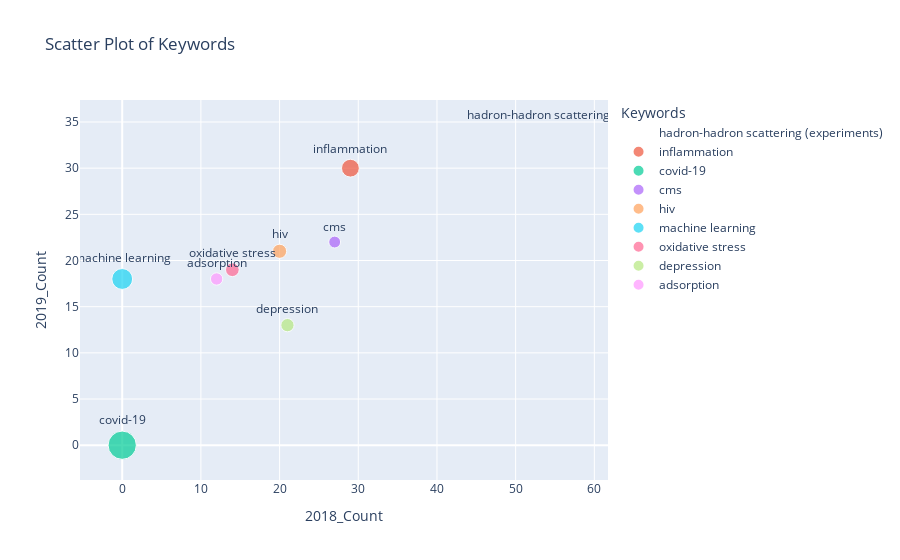

Notebook code for this chart:
### Code cell
fig = px.scatter(merge2, x='2018_Count', y='2019_Count', size='2023_Count', 
                 color='Keywords', text='Keywords', title='Scatter Plot of Keywords')
fig.update_traces(textposition='top center')
fig.show()

### Figure 1 — Plotly figure (JSON) as saved in the notebook; plotly's stock layout.template omitted (floating-point values rounded to 4 significant figures)
{"data": [{"hovertemplate": "Keywords=%{text}<br>2018_Count=%{x}<br>2019_Count=%{y}<br>2023_Count=%{marker.size}<extra></extra>", "legendgroup": "hadron-hadron scattering (experiments)", "marker": {"color": "#636efa", "size": [0], "sizemode": "area", "sizeref": 0.17, "symbol": "circle"}, "mode": "markers+text", "name": "hadron-hadron scattering (experiments)", "orientation": "v", "showlegend": true, "text": ["hadron-hadron scattering (experiments)"], "textposition": "top center", "type": "scatter", "x": [58], "xaxis": "x", "y": [35], "yaxis": "y"}, {"hovertemplate": "Keywords=%{text}<br>2018_Count=%{x}<br>2019_Count=%{y}<br>2023_Count=%{marker.size}<extra></extra>", "legendgroup": "inflammation", "marker": {"color": "#EF553B", "size": [27], "sizemode": "area", "sizeref": 0.17, "symbol": "circle"}, "mode": "markers+text", "name": "inflammation", "orientation": "v", "showlegend": true, "text": ["inflammation"], "textposition": "top center", "type": "scatter", "x": [29], "xaxis": "x", "y": [30], "yaxis": "y"}, {"hovertemplate": "Keywords=%{text}<br>2018_Count=%{x}<br>2019_Count=%{y}<br>2023_Count=%{marker.size}<extra></extra>", "legendgroup": "covid-19", "marker": {"color": "#00cc96", "size": [68], "sizemode": "area", "sizeref": 0.17, "symbol": "circle"}, "mode": "markers+text", "name": "covid-19", "orientation": "v", "showlegend": true, "text": ["covid-19"], "textposition": "top center", "type": "scatter", "x": [0], "xaxis": "x", "y": [0], "yaxis": "y"}, {"hovertemplate": "Keywords=%{text}<br>2018_Count=%{x}<br>2019_Count=%{y}<br>2023_Count=%{marker.size}<extra></extra>", "legendgroup": "cms", "marker": {"color": "#ab63fa", "size": [12], "sizemode": "area", "sizeref": 0.17, "symbol": "circle"}, "mode": "markers+text", "name": "cms", "orientation": "v", "showlegend": true, "text": ["cms"], "textposition": "top center", "type": "scatter", "x": [27], "xaxis": "x", "y": [22], "yaxis": "y"}, {"hovertemplate": "Keywords=%{text}<br>2018_Count=%{x}<br>2019_Count=%{y}<br>2023_Count=%{marker.size}<extra></extra>", "legendgroup": "hiv", "marker": {"color": "#FFA15A", "size": [17], "sizemode": "area", "sizeref": 0.17, "symbol": "circle"}, "mode": "markers+text", "name": "hiv", "orientation": "v", "showlegend": true, "text": ["hiv"], "textposition": "top center", "type": "scatter", "x": [20], "xaxis": "x", "y": [21], "yaxis": "y"}, {"hovertemplate": "Keywords=%{text}<br>2018_Count=%{x}<br>2019_Count=%{y}<br>2023_Count=%{marker.size}<extra></extra>", "legendgroup": "machine learning", "marker": {"color": "#19d3f3", "size": [37], "sizemode": "area", "sizeref": 0.17, "symbol": "circle"}, "mode": "markers+text", "name": "machine learning", "orientation": "v", "showlegend": true, "text": ["machine learning"], "textposition": "top center", "type": "scatter", "x": [0], "xaxis": "x", "y": [18], "yaxis": "y"}, {"hovertemplate": "Keywords=%{text}<br>2018_Count=%{x}<br>2019_Count=%{y}<br>2023_Count=%{marker.size}<extra></extra>", "legendgroup": "oxidative stress", "marker": {"color": "#FF6692", "size": [16], "sizemode": "area", "sizeref": 0.17, "symbol": "circle"}, "mode": "markers+text", "name": "oxidative stress", "orientation": "v", "showlegend": true, "text": ["oxidative stress"], "textposition": "top center", "type": "scatter", "x": [14], "xaxis": "x", "y": [19], "yaxis": "y"}, {"hovertemplate": "Keywords=%{text}<br>2018_Count=%{x}<br>2019_Count=%{y}<br>2023_Count=%{marker.size}<extra></extra>", "legendgroup": "depression", "marker": {"color": "#B6E880", "size": [15], "sizemode": "area", "sizeref": 0.17, "symbol": "circle"}, "mode": "markers+text", "name": "depression", "orientation": "v", "showlegend": true, "text": ["depression"], "textposition": "top center", "type": "scatter", "x": [21], "xaxis": "x", "y": [13], "yaxis": "y"}, {"hovertemplate": "Keywords=%{text}<br>2018_Count=%{x}<br>2019_Count=%{y}<br>2023_Count=%{marker.size}<extra></extra>", "legendgroup": "adsorption", "marker": {"color": "#FF97FF", "size": [13], "sizemode": "area", "sizeref": 0.17, "symbol": "circle"}, "mode": "markers+text", "name": "adsorption", "orientation": "v", "showlegend": true, "text": ["adsorption"], "textposition": "top center", "type": "scatter", "x": [12], "xaxis": "x", "y": [18], "yaxis": "y"}], "layout": {"legend": {"itemsizing": "constant", "title": {"text": "Keywords"}, "tracegroupgap": 0}, "title": {"text": "Scatter Plot of Keywords"}, "xaxis": {"anchor": "y", "domain": [0, 1], "title": {"text": "2018_Count"}}, "yaxis": {"anchor": "x", "domain": [0, 1], "title": {"text": "2019_Count"}}}}
